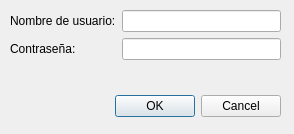
<?xml version="1.0" encoding="UTF-8"?>
<ui version="4.0">
 <class>Dialog</class>
 <widget class="QDialog" name="Dialog">
  <property name="geometry">
   <rect>
    <x>0</x>
    <y>0</y>
    <width>294</width>
    <height>134</height>
   </rect>
  </property>
  <property name="minimumSize">
   <size>
    <width>294</width>
    <height>134</height>
   </size>
  </property>
  <property name="maximumSize">
   <size>
    <width>294</width>
    <height>134</height>
   </size>
  </property>
  <property name="windowTitle">
   <string>Iniciar</string>
  </property>
  <widget class="QDialogButtonBox" name="buttonBox">
   <property name="geometry">
    <rect>
     <x>10</x>
     <y>90</y>
     <width>271</width>
     <height>32</height>
    </rect>
   </property>
   <property name="orientation">
    <enum>Qt::Horizontal</enum>
   </property>
   <property name="standardButtons">
    <set>QDialogButtonBox::Cancel|QDialogButtonBox::Ok</set>
   </property>
  </widget>
  <widget class="QWidget" name="formLayoutWidget">
   <property name="geometry">
    <rect>
     <x>10</x>
     <y>10</y>
     <width>271</width>
     <height>84</height>
    </rect>
   </property>
   <layout class="QFormLayout" name="formLayout">
    <item row="2" column="0">
     <widget class="QLabel" name="label">
      <property name="text">
       <string>Nombre de usuario:</string>
      </property>
     </widget>
    </item>
    <item row="2" column="1">
     <widget class="QLineEdit" name="nombreUsuario">
      <property name="inputMask">
       <string/>
      </property>
     </widget>
    </item>
    <item row="3" column="0">
     <widget class="QLabel" name="label_2">
      <property name="text">
       <string>Contraseña:</string>
      </property>
     </widget>
    </item>
    <item row="3" column="1">
     <widget class="QLineEdit" name="contrasena">
      <property name="inputMask">
       <string/>
      </property>
      <property name="text">
       <string/>
      </property>
      <property name="maxLength">
       <number>32767</number>
      </property>
      <property name="echoMode">
       <enum>QLineEdit::Password</enum>
      </property>
     </widget>
    </item>
    <item row="4" column="0" colspan="2">
     <widget class="QLabel" name="label_3">
      <property name="palette">
       <palette>
        <active>
         <colorrole role="WindowText">
          <brush brushstyle="SolidPattern">
           <color alpha="255">
            <red>164</red>
            <green>0</green>
            <blue>0</blue>
           </color>
          </brush>
         </colorrole>
        </active>
        <inactive>
         <colorrole role="WindowText">
          <brush brushstyle="SolidPattern">
           <color alpha="255">
            <red>164</red>
            <green>0</green>
            <blue>0</blue>
           </color>
          </brush>
         </colorrole>
        </inactive>
        <disabled>
         <colorrole role="WindowText">
          <brush brushstyle="SolidPattern">
           <color alpha="255">
            <red>190</red>
            <green>190</green>
            <blue>190</blue>
           </color>
          </brush>
         </colorrole>
        </disabled>
       </palette>
      </property>
      <property name="text">
       <string/>
      </property>
      <property name="alignment">
       <set>Qt::AlignCenter</set>
      </property>
     </widget>
    </item>
   </layout>
  </widget>
 </widget>
 <resources/>
 <connections>
  <connection>
   <sender>buttonBox</sender>
   <signal>accepted()</signal>
   <receiver>Dialog</receiver>
   <slot>accept()</slot>
   <hints>
    <hint type="sourcelabel">
     <x>248</x>
     <y>254</y>
    </hint>
    <hint type="destinationlabel">
     <x>157</x>
     <y>274</y>
    </hint>
   </hints>
  </connection>
  <connection>
   <sender>buttonBox</sender>
   <signal>rejected()</signal>
   <receiver>Dialog</receiver>
   <slot>reject()</slot>
   <hints>
    <hint type="sourcelabel">
     <x>316</x>
     <y>260</y>
    </hint>
    <hint type="destinationlabel">
     <x>286</x>
     <y>274</y>
    </hint>
   </hints>
  </connection>
 </connections>
</ui>
